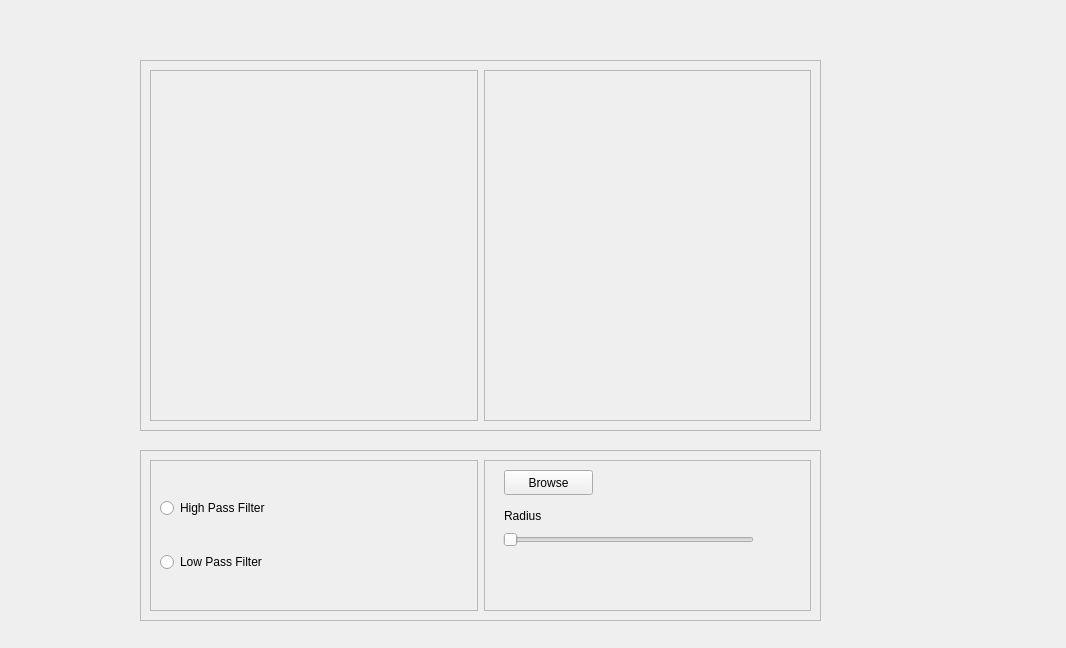
<?xml version="1.0" encoding="UTF-8"?>
<ui version="4.0">
 <class>Frequency_Widget</class>
 <widget class="QWidget" name="Frequency_Widget">
  <property name="geometry">
   <rect>
    <x>0</x>
    <y>0</y>
    <width>1066</width>
    <height>648</height>
   </rect>
  </property>
  <property name="windowTitle">
   <string>Form</string>
  </property>
  <widget class="QFrame" name="frame_3">
   <property name="geometry">
    <rect>
     <x>140</x>
     <y>60</y>
     <width>681</width>
     <height>371</height>
    </rect>
   </property>
   <property name="frameShape">
    <enum>QFrame::StyledPanel</enum>
   </property>
   <property name="frameShadow">
    <enum>QFrame::Raised</enum>
   </property>
   <layout class="QHBoxLayout" name="horizontalLayout">
    <item>
     <widget class="QFrame" name="frame_2">
      <property name="frameShape">
       <enum>QFrame::StyledPanel</enum>
      </property>
      <property name="frameShadow">
       <enum>QFrame::Raised</enum>
      </property>
      <widget class="QLabel" name="originalImage">
       <property name="geometry">
        <rect>
         <x>20</x>
         <y>20</y>
         <width>291</width>
         <height>311</height>
        </rect>
       </property>
       <property name="text">
        <string/>
       </property>
      </widget>
     </widget>
    </item>
    <item>
     <widget class="QFrame" name="frame">
      <property name="frameShape">
       <enum>QFrame::StyledPanel</enum>
      </property>
      <property name="frameShadow">
       <enum>QFrame::Raised</enum>
      </property>
      <widget class="QLabel" name="processedImage">
       <property name="geometry">
        <rect>
         <x>10</x>
         <y>20</y>
         <width>301</width>
         <height>321</height>
        </rect>
       </property>
       <property name="text">
        <string/>
       </property>
      </widget>
     </widget>
    </item>
   </layout>
  </widget>
  <widget class="QFrame" name="frame_6">
   <property name="geometry">
    <rect>
     <x>140</x>
     <y>450</y>
     <width>681</width>
     <height>171</height>
    </rect>
   </property>
   <property name="frameShape">
    <enum>QFrame::StyledPanel</enum>
   </property>
   <property name="frameShadow">
    <enum>QFrame::Raised</enum>
   </property>
   <layout class="QHBoxLayout" name="horizontalLayout_2">
    <item>
     <widget class="QFrame" name="frame_4">
      <property name="frameShape">
       <enum>QFrame::StyledPanel</enum>
      </property>
      <property name="frameShadow">
       <enum>QFrame::Raised</enum>
      </property>
      <layout class="QVBoxLayout" name="verticalLayout">
       <item>
        <widget class="QRadioButton" name="highPassRadio">
         <property name="text">
          <string>High Pass Filter</string>
         </property>
        </widget>
       </item>
       <item>
        <widget class="QRadioButton" name="lowPassRadio">
         <property name="text">
          <string>Low Pass Filter</string>
         </property>
        </widget>
       </item>
      </layout>
     </widget>
    </item>
    <item>
     <widget class="QFrame" name="frame_5">
      <property name="frameShape">
       <enum>QFrame::StyledPanel</enum>
      </property>
      <property name="frameShadow">
       <enum>QFrame::Raised</enum>
      </property>
      <widget class="QSlider" name="radiusSLider">
       <property name="geometry">
        <rect>
         <x>19</x>
         <y>70</y>
         <width>251</width>
         <height>20</height>
        </rect>
       </property>
       <property name="orientation">
        <enum>Qt::Horizontal</enum>
       </property>
      </widget>
      <widget class="QLabel" name="label_3">
       <property name="geometry">
        <rect>
         <x>20</x>
         <y>40</y>
         <width>61</width>
         <height>31</height>
        </rect>
       </property>
       <property name="text">
        <string>Radius</string>
       </property>
      </widget>
      <widget class="QPushButton" name="browseBtn">
       <property name="geometry">
        <rect>
         <x>20</x>
         <y>10</y>
         <width>89</width>
         <height>25</height>
        </rect>
       </property>
       <property name="text">
        <string>Browse</string>
       </property>
      </widget>
     </widget>
    </item>
   </layout>
  </widget>
 </widget>
 <resources/>
 <connections/>
</ui>
